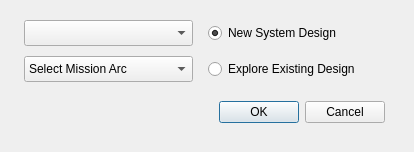
<?xml version="1.0" encoding="UTF-8"?>
<ui version="4.0">
 <class>SEMDialogClass</class>
 <widget class="QDialog" name="SEMDialogClass">
  <property name="geometry">
   <rect>
    <x>0</x>
    <y>0</y>
    <width>414</width>
    <height>152</height>
   </rect>
  </property>
  <property name="minimumSize">
   <size>
    <width>414</width>
    <height>152</height>
   </size>
  </property>
  <property name="maximumSize">
   <size>
    <width>414</width>
    <height>152</height>
   </size>
  </property>
  <property name="windowTitle">
   <string>Engineer</string>
  </property>
  <property name="windowIcon">
   <iconset resource="../../iconary/sta-icons.qrc">
    <normaloff>:/icons/AttitudeInterpolation.png</normaloff>:/icons/AttitudeInterpolation.png</iconset>
  </property>
  <widget class="QDialogButtonBox" name="buttonBox">
   <property name="geometry">
    <rect>
     <x>44</x>
     <y>96</y>
     <width>341</width>
     <height>32</height>
    </rect>
   </property>
   <property name="orientation">
    <enum>Qt::Horizontal</enum>
   </property>
   <property name="standardButtons">
    <set>QDialogButtonBox::Cancel|QDialogButtonBox::Ok</set>
   </property>
  </widget>
  <widget class="QComboBox" name="SelectSpacecraftComboBox">
   <property name="geometry">
    <rect>
     <x>24</x>
     <y>20</y>
     <width>169</width>
     <height>26</height>
    </rect>
   </property>
  </widget>
  <widget class="QRadioButton" name="WizardSelectionRadioButton">
   <property name="geometry">
    <rect>
     <x>208</x>
     <y>24</y>
     <width>169</width>
     <height>18</height>
    </rect>
   </property>
   <property name="text">
    <string>New System Design</string>
   </property>
   <property name="checked">
    <bool>true</bool>
   </property>
  </widget>
  <widget class="QRadioButton" name="GUISelectionRadioButton">
   <property name="geometry">
    <rect>
     <x>208</x>
     <y>60</y>
     <width>185</width>
     <height>18</height>
    </rect>
   </property>
   <property name="text">
    <string>Explore Existing Design</string>
   </property>
  </widget>
  <widget class="QComboBox" name="SelectMissionArcComboBox">
   <property name="enabled">
    <bool>true</bool>
   </property>
   <property name="geometry">
    <rect>
     <x>24</x>
     <y>56</y>
     <width>169</width>
     <height>26</height>
    </rect>
   </property>
   <item>
    <property name="text">
     <string>Select Mission Arc</string>
    </property>
   </item>
  </widget>
 </widget>
 <tabstops>
  <tabstop>buttonBox</tabstop>
 </tabstops>
 <resources>
  <include location="../../iconary/sta-icons.qrc"/>
 </resources>
 <connections>
  <connection>
   <sender>buttonBox</sender>
   <signal>accepted()</signal>
   <receiver>SEMDialogClass</receiver>
   <slot>accept()</slot>
   <hints>
    <hint type="sourcelabel">
     <x>405</x>
     <y>690</y>
    </hint>
    <hint type="destinationlabel">
     <x>157</x>
     <y>274</y>
    </hint>
   </hints>
  </connection>
  <connection>
   <sender>buttonBox</sender>
   <signal>rejected()</signal>
   <receiver>SEMDialogClass</receiver>
   <slot>reject()</slot>
   <hints>
    <hint type="sourcelabel">
     <x>441</x>
     <y>690</y>
    </hint>
    <hint type="destinationlabel">
     <x>286</x>
     <y>274</y>
    </hint>
   </hints>
  </connection>
 </connections>
</ui>
